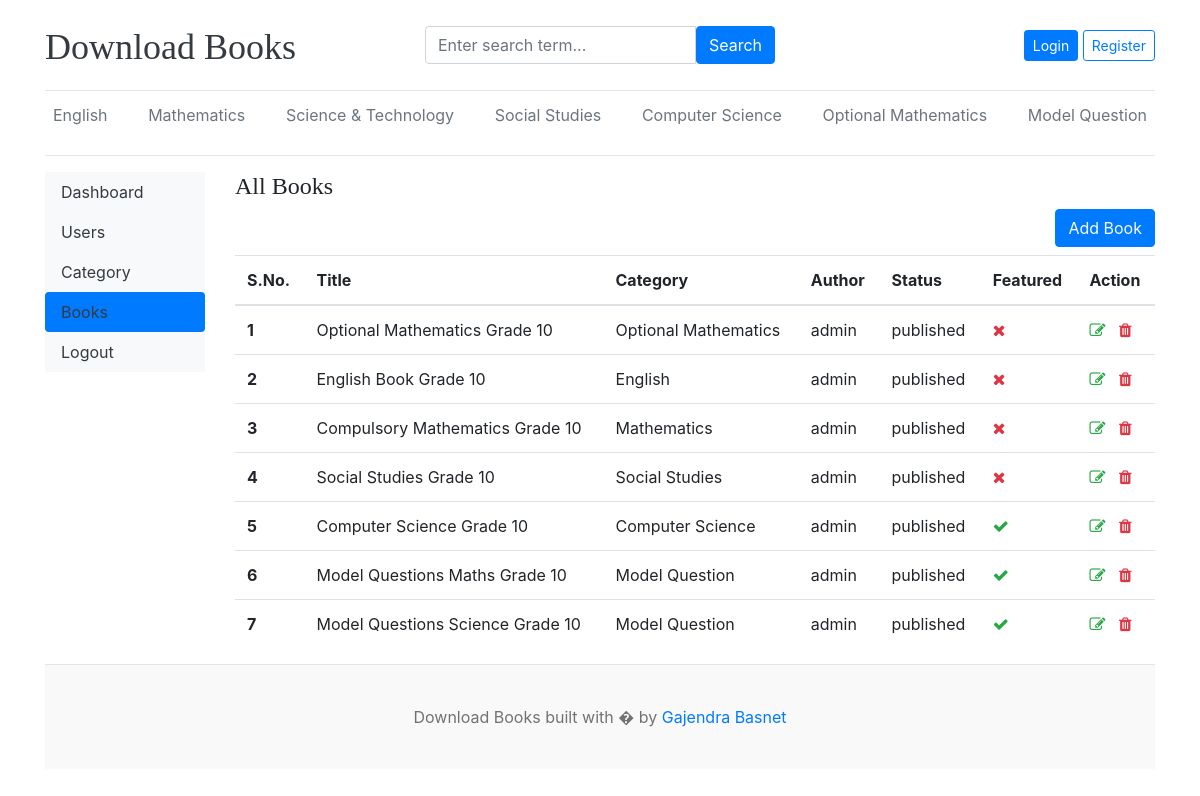
The app's page /dashboard/posts/ with its own data.
### blogs/models.py (models this page shows, shortened)
class Category(models.Model):
    category_name = models.CharField(max_length=50, unique=True)
    created_at = models.DateTimeField(auto_now_add=True)
    updated_at = models.DateTimeField(auto_now=True)
    class Meta:
        verbose_name_plural = 'Categories'
    def __str__(self):
        return self.category_name

class Blogs(models.Model):
    title = models.CharField(max_length=200, unique=True)
    slug = models.SlugField(unique=True,blank=True)
    category = models.ForeignKey(Category, on_delete=models.CASCADE)
    author = models.ForeignKey(User, on_delete=models.CASCADE)
    pdf_file = models.FileField(
        upload_to='uploads/pdfs/%Y/%m/%d/',
        blank=True, null=True,
        validators=[FileExtensionValidator(['pdf'])]
    )
    blog_image = models.ImageField(upload_to='uploads/%y/%m/%d')
    short_description = models.TextField(max_length=1000)
    blog_body = models.TextField(max_length=3000)
    status = models.TextField(max_length=100,choices=STATUS_CHOICE, default='draft')
    is_featured = models.BooleanField(default=False)
    created_at = models.DateTimeField(auto_now_add=True)
    updated_at = models.DateTimeField(auto_now=True)
    class Meta:
        verbose_name_plural = 'Blogs'

### dashboard/views.py (the view)
# urls.py: path('posts/', views.posts, name='posts'),
def posts(request):
    posts = Blogs.objects.all()
    context = {
        'posts': posts
    }
    return render(request,'dashboard/posts.html', context)

### blogs/context_processors.py (called while the page is built)
def get_categories(request):
    categories = Category.objects.all()
    return dict(categories = categories)

### templates/dashboard/posts.html (shortened to what this page needs)
{% extends '../base/base.html' %}
{% block content %}
<div class="row">
    {% include './leftsidebar.html' %}
    <div class="col-md-10">
      <h4>All Books</h4>
      <a href="{% url 'add_posts' %}" class="btn btn-primary text-light float-right mb-2"> Add Book </a>
      <table class="table table-hover">
        <thead>
          <tr>
            <th>S.No.</th>
            <th>Title</th>
            <th>Category</th>
            <th>Author</th>
            <th>Status</th>
            <th>Featured</th>
            <th>Action</th>
          </tr>
        </thead>
        <tbody>
          {% for post in posts %}
          <tr>
            <th>{{forloop.counter}}</th>
            <td>{{post.title}}</td>
            <td>{{post.category}}</td>
            <td>{{post.author}}</td>
            <td>{{post.status}}</td>
            <td>{% if post.is_featured %} <i class="fa fa-check text-success"></i> {% else %} <i
                class="fa fa-times text-danger"></i> {% endif %}</td>
            <td>
              <a href="{% url 'edit_posts' post.id %}"><i class="fa fa-edit text-success"></i></a>&nbsp;&nbsp;
              <a href="{% url 'delete_posts' post.id %}"><i class="fa fa-trash text-danger"></i></a>
            </td>
          </tr>
          {% endfor %}
        </tbody>
      </table>
    </div>
</div>
{% endblock %}

### templates/Base/header.html (shortened to what this page needs)
{% load static %}
<!DOCTYPE html>
<html lang="en">
<head>
    <link href="https://getbootstrap.com/docs/4.0/dist/css/bootstrap.min.css" rel="stylesheet">
    <link href="{% static 'css/blog.css' %}" rel="stylesheet">
    <link rel="stylesheet" href="https://cdnjs.cloudflare.com/ajax/libs/font-awesome/4.7.0/css/font-awesome.min.css">
    <link rel="stylesheet" href="https://cdn.datatables.net/2.3.3/css/dataTables.dataTables.css" />
  </head>
<body>
    <div class="container">
      <header class="blog-header py-3">
        <div class="row flex-nowrap justify-content-between align-items-center">
          <div class="col-4 pt-1">
            <a class="blog-header-logo text-dark" href="/">Download Books</a>
          </div>
            <div class="col-4">
              <form action="{% url 'search' %}" method="GET">
                  <div class="input-group">
                          <input class="form-control" name ="keyword" type="text" placeholder="Enter search term..." aria-label="Enter search term..." aria-describedby="button-search" />
                          <button type="submit" class="btn btn-primary" id="button-search" type="button">Search</button>
                    </div>
              </form>
            </div>
          <div class="col-4 d-flex justify-content-end align-items-center">
            {% if not user.is_authenticated %}
            <a class="btn btn-sm btn-primary" href="{% url 'login'%}">Login</a> &nbsp;
            <a class="btn btn-sm btn-outline-primary" href="{% url 'register' %}">Register</a>
            {% else %}
            <span>Welcome {{user}} <a class="btn btn-sm btn-primary" href="{% url 'dashboard' %}">Dashboard</a> </span>&nbsp;
            <span><a class="btn btn-sm btn-outline-primary" href="{% url 'logout' %}">Logout</a></span>
            {% endif %}
          </div>
        </div>
      </header>
      <div class="nav-scroller py-1 mb-2">
        <nav class="nav d-flex justify-content-between">
          {% for cat in categories %}
          <a class="p-2 text-muted" href="{% url 'posts_by_category' cat.id %}">{{cat.category_name}}</a>
          {% endfor %}
        </nav>
      </div>
    <hr/>

### static/css/blog.css (style rules this page uses)
.blog-header { border-bottom: 1px solid #e5e5e5; }
.blog-header-logo { font-family: "Playfair Display", Georgia, "Times New Roman", serif; font-size: 2.25rem; }
h1, h2, h3, h4, h5, h6 { font-family: "Playfair Display", Georgia, "Times New Roman", serif; }

### records on screen
Category: category_name "English"
Category: category_name "Mathematics"
Category: category_name "Science & Technology"
Category: category_name "Social Studies"
Category: category_name "Computer Science"
Category: category_name "Optional Mathematics"
Category: category_name "Model Question"
Blogs: title "Optional Mathematics Grade 10", category "Optional Mathematics", author "admin", status "published", is_featured False (drawn)
Blogs: title "English Book Grade 10", category "English", author "admin", status "published", is_featured False (drawn)
Blogs: title "Compulsory Mathematics Grade 10", category "Mathematics", author "admin", status "published", is_featured False (drawn)
Blogs: title "Social Studies Grade 10", category "Social Studies", author "admin", status "published", is_featured False (drawn)
Blogs: title "Computer Science Grade 10", category "Computer Science", author "admin", status "published", is_featured True (drawn)
Blogs: title "Model Questions Maths Grade 10", category "Model Question", author "admin", status "published", is_featured True (drawn)
Blogs: title "Model Questions Science Grade 10", category "Model Question", author "admin", status "published", is_featured True (drawn)
